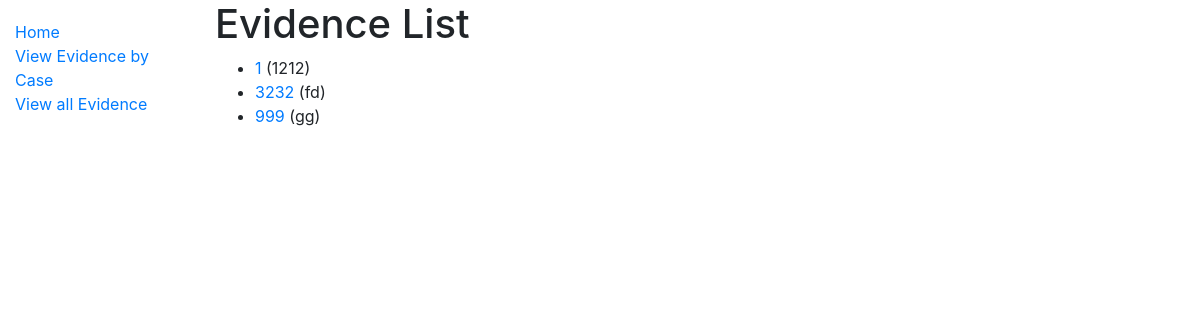
Page /catalog/evidences/ on the earlier database version.
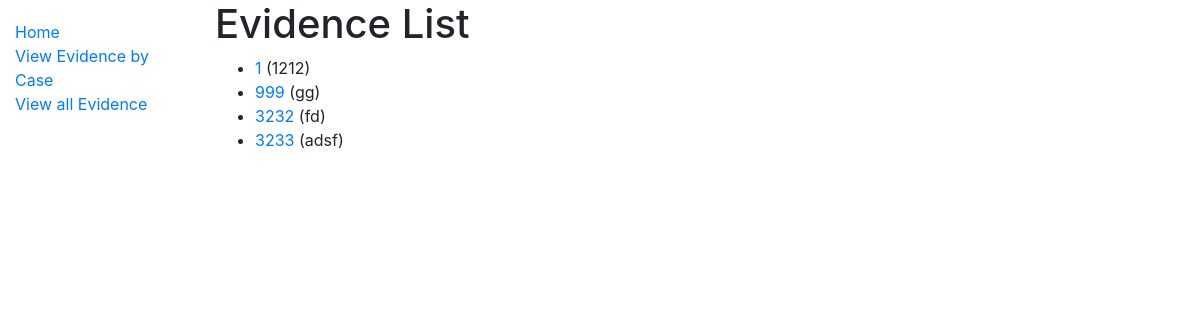
Same page on the later database version.
### catalog/models.py (models this page shows, shortened)
class Evidence(models.Model):
    evi_case = models.ForeignKey('Evi_case', on_delete=models.SET_NULL, null=True)
    evi_number = models.AutoField(primary_key=True)
    evi_type = models.ForeignKey('Evi_type', on_delete=models.SET_NULL, null=True)
    summary = models.TextField(max_length=1000, null=True, help_text = 'Enter brief description of evidence')
    evi_time = models.DateTimeField(null=True, blank=True)
    signiture = models.ImageField(blank=True, null=True,)
    picture = models.ImageField(blank=True, null=True,
            upload_to="pictures/")
    record = models.FileField(blank=True, null=True,
            upload_to="records/")
    def get_absolute_url(self):
        return reverse('evidence-detail', args=[str(self.evi_number)])

### catalog/views.py (the view)
# urls.py: path('evidences/', views.EvidenceView.as_view(), name = 'evidences'),
class EvidenceView(generic.ListView):
    model = Evidence

### catalog/templates/catalog/evidence_list.html
{% extends "base_generic.html" %}
{% block content %}
  <h1>Evidence List</h1>
  {% if evidence_list %}
  <ul>
    {% for evidence in evidence_list %}
      <li>
        <a href="{{ evidence.get_absolute_url }}">{{ evidence.evi_number }}</a> ({{evidence.summary}})
      </li>
    {% endfor %}
  </ul>
  {% else %}
    <p>There are no evidence in the DB.</p>
  {% endif %}
{% endblock %}

Differences in the rows shown:
shown differently, row unchanged: Evidence "gg": moves up the list
added Evidence: evi_number "3233", summary "adsf"
